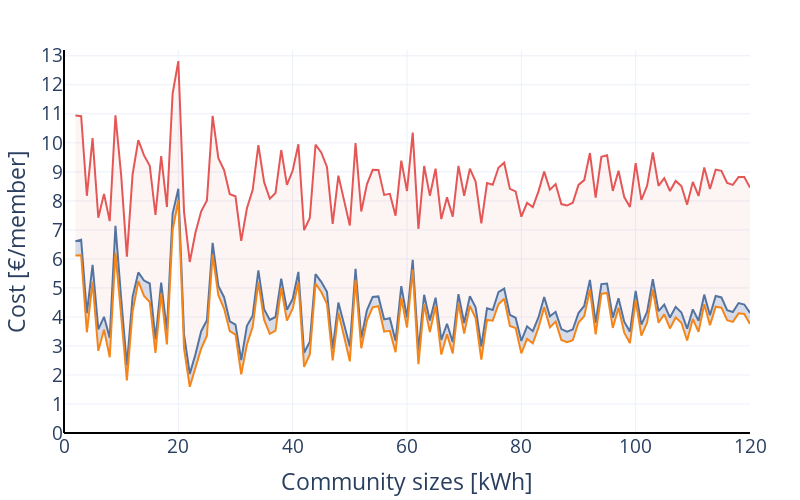

Write notebook code for a chart like this one.
### Code cell
#graph = pd.DataFrame(index=community_sizes, data={"2D": cost_2d,
#                                                  "Perfect": cost_perfect,
#                                                  "PV_only": cost_pvonly})

with open(f'results/_graph_community_size.pickle', 'rb') as handle:
    graph = pickle.load(handle)

graph = graph[graph["PV_only"] < 13]

fig = px.line(graph)

fig.update_traces(line_width=2)
fig.data[-1].update(fill="tonexty", fillcolor="rgba(214, 39, 40, 0.05)")
fig.data[1].update(fill="tonexty", fillcolor="rgba(55, 128, 191, 0.2)")
fig.update_layout(
    layout,
    height=500,
    width=800,
    yaxis_title="Cost [€/member]",
    xaxis_title="Community sizes [kWh]",
    yaxis_range=[0, 13.2],
    xaxis_range=[0, 120],
    yaxis_dtick=1,
    yaxis_showline=False, yaxis_linewidth=2, yaxis_linecolor='black',
    xaxis_showline=False, xaxis_linewidth=2, xaxis_linecolor='black',
    showlegend=False)
fig.show()
fig.write_image(f"results/cost_community_size.svg")

### Figure 1 — Plotly figure (JSON) as saved in the notebook; plotly's stock layout.template omitted (floating-point values rounded to 4 significant figures)
{"data": [{"hovertemplate": "variable=2D<br>index=%{x}<br>value=%{y}<extra></extra>", "legendgroup": "2D", "line": {"color": "#4C78A8", "dash": "solid", "width": 2}, "marker": {"symbol": "circle"}, "mode": "lines", "name": "2D", "orientation": "v", "showlegend": true, "type": "scatter", "x": [2, 3, 4, 5, 6, 7, 8, 9, 10, 11, 12, 13, 14, 15, 16, 17, 18, 19, 20, 21, 22, 23, 24, 25, 26, 27, 28, 29, 30, 31, 32, 33, 34, 35, 36, 37, 38, 39, 40, 41, 42, 43, 44, 45, 46, 47, 48, 49, 50, 51, 52, 53, 54, 55, 56, 57, 58, 59, 60, 61, 62, 63, 64, 65, 66, 67, 68, 69, 70, 71, 72, 73, 74, 75, 76, 77, 78, 79, 80, 81, 82, 83, 84, 85, 86, 87, 88, 89, 90, 91, 92, 93, 94, 95, 96, 97, 98, 99, 100, 101, 102, 103, 104, 105, 106, 107, 108, 109, 110, 111, 112, 113, 114, 115, 116, 117, 118, 119, 120], "xaxis": "x", "y": [6.606, 6.66, 4.127, 5.792, 3.572, 4.003, 3.279, 7.139, 4.635, 2.33, 4.695, 5.535, 5.255, 5.152, 3.227, 5.187, 3.535, 7.564, 8.415, 3.388, 2.038, 2.715, 3.509, 3.891, 6.552, 5.067, 4.681, 3.851, 3.734, 2.509, 3.692, 4.044, 5.607, 4.27, 3.895, 3.998, 5.318, 4.249, 4.615, 5.551, 2.763, 3.145, 5.474, 5.209, 4.864, 2.896, 4.497, 3.722, 2.979, 5.658, 3.273, 4.235, 4.688, 4.708, 3.917, 3.958, 3.177, 5.06, 3.981, 5.968, 2.846, 4.762, 3.873, 4.663, 3.209, 3.764, 3.135, 4.783, 3.793, 4.718, 4.331, 2.981, 4.295, 4.238, 4.857, 4.975, 4.072, 3.971, 3.173, 3.675, 3.508, 3.982, 4.687, 4.023, 4.176, 3.581, 3.495, 3.566, 4.134, 4.378, 5.277, 3.799, 5.131, 5.152, 3.976, 4.643, 3.835, 3.489, 4.898, 3.733, 4.174, 5.3, 4.198, 4.424, 3.977, 4.349, 4.152, 3.596, 4.261, 3.868, 4.769, 4.058, 4.721, 4.673, 4.233, 4.17, 4.479, 4.427, 4.142], "yaxis": "y"}, {"fill": "tonexty", "fillcolor": "rgba(55, 128, 191, 0.2)", "hovertemplate": "variable=Perfect<br>index=%{x}<br>value=%{y}<extra></extra>", "legendgroup": "Perfect", "line": {"color": "#F58518", "dash": "solid", "width": 2}, "marker": {"symbol": "circle"}, "mode": "lines", "name": "Perfect", "orientation": "v", "showlegend": true, "type": "scatter", "x": [2, 3, 4, 5, 6, 7, 8, 9, 10, 11, 12, 13, 14, 15, 16, 17, 18, 19, 20, 21, 22, 23, 24, 25, 26, 27, 28, 29, 30, 31, 32, 33, 34, 35, 36, 37, 38, 39, 40, 41, 42, 43, 44, 45, 46, 47, 48, 49, 50, 51, 52, 53, 54, 55, 56, 57, 58, 59, 60, 61, 62, 63, 64, 65, 66, 67, 68, 69, 70, 71, 72, 73, 74, 75, 76, 77, 78, 79, 80, 81, 82, 83, 84, 85, 86, 87, 88, 89, 90, 91, 92, 93, 94, 95, 96, 97, 98, 99, 100, 101, 102, 103, 104, 105, 106, 107, 108, 109, 110, 111, 112, 113, 114, 115, 116, 117, 118, 119, 120], "xaxis": "x", "y": [6.12, 6.127, 3.47, 5.214, 2.832, 3.562, 2.609, 6.208, 4.041, 1.812, 4.189, 5.231, 4.724, 4.517, 2.762, 4.811, 3.056, 6.991, 8.021, 2.913, 1.593, 2.213, 2.911, 3.352, 6.147, 4.748, 4.288, 3.511, 3.392, 2.025, 3.049, 3.648, 5.197, 3.908, 3.42, 3.53, 4.998, 3.874, 4.283, 5.194, 2.279, 2.708, 5.152, 4.859, 4.453, 2.505, 4.149, 3.329, 2.471, 5.278, 2.92, 3.881, 4.333, 4.37, 3.491, 3.519, 2.786, 4.661, 3.636, 5.63, 2.376, 4.443, 3.478, 4.374, 2.702, 3.404, 2.744, 4.474, 3.425, 4.382, 3.965, 2.527, 3.896, 3.871, 4.438, 4.628, 3.691, 3.618, 2.744, 3.247, 3.091, 3.627, 4.332, 3.641, 3.839, 3.204, 3.132, 3.197, 3.809, 4.024, 4.943, 3.402, 4.799, 4.828, 3.623, 4.314, 3.46, 3.101, 4.575, 3.353, 3.806, 4.949, 3.801, 4.089, 3.604, 3.983, 3.801, 3.19, 3.93, 3.488, 4.437, 3.717, 4.353, 4.32, 3.886, 3.831, 4.123, 4.104, 3.753], "yaxis": "y"}, {"fill": "tonexty", "fillcolor": "rgba(214, 39, 40, 0.05)", "hovertemplate": "variable=PV_only<br>index=%{x}<br>value=%{y}<extra></extra>", "legendgroup": "PV_only", "line": {"color": "#E45756", "dash": "solid", "width": 2}, "marker": {"symbol": "circle"}, "mode": "lines", "name": "PV_only", "orientation": "v", "showlegend": true, "type": "scatter", "x": [2, 3, 4, 5, 6, 7, 8, 9, 10, 11, 12, 13, 14, 15, 16, 17, 18, 19, 20, 21, 22, 23, 24, 25, 26, 27, 28, 29, 30, 31, 32, 33, 34, 35, 36, 37, 38, 39, 40, 41, 42, 43, 44, 45, 46, 47, 48, 49, 50, 51, 52, 53, 54, 55, 56, 57, 58, 59, 60, 61, 62, 63, 64, 65, 66, 67, 68, 69, 70, 71, 72, 73, 74, 75, 76, 77, 78, 79, 80, 81, 82, 83, 84, 85, 86, 87, 88, 89, 90, 91, 92, 93, 94, 95, 96, 97, 98, 99, 100, 101, 102, 103, 104, 105, 106, 107, 108, 109, 110, 111, 112, 113, 114, 115, 116, 117, 118, 119, 120], "xaxis": "x", "y": [10.94, 10.92, 8.176, 10.16, 7.418, 8.241, 7.301, 10.95, 8.88, 6.077, 8.919, 10.1, 9.567, 9.213, 7.513, 9.543, 7.79, 11.7, 12.82, 7.622, 5.895, 6.908, 7.641, 8.01, 10.93, 9.469, 9.061, 8.231, 8.158, 6.621, 7.747, 8.374, 9.92, 8.654, 8.074, 8.273, 9.752, 8.549, 9.046, 9.953, 6.991, 7.414, 9.936, 9.672, 9.167, 7.208, 8.871, 8.039, 7.15, 9.991, 7.635, 8.577, 9.071, 9.068, 8.207, 8.243, 7.49, 9.386, 8.341, 10.35, 7.035, 9.202, 8.179, 9.109, 7.371, 8.121, 7.458, 9.205, 8.175, 9.11, 8.666, 7.227, 8.615, 8.555, 9.144, 9.316, 8.414, 8.327, 7.455, 7.935, 7.786, 8.327, 9.009, 8.386, 8.579, 7.891, 7.839, 7.935, 8.55, 8.716, 9.65, 8.115, 9.517, 9.574, 8.343, 9.039, 8.133, 7.791, 9.302, 8.035, 8.519, 9.667, 8.517, 8.784, 8.339, 8.688, 8.512, 7.872, 8.655, 8.17, 9.151, 8.414, 9.078, 9.036, 8.616, 8.549, 8.823, 8.82, 8.462], "yaxis": "y"}], "layout": {"font": {"size": 19}, "height": 500, "legend": {"title": {"text": "variable"}, "tracegroupgap": 0}, "margin": {"b": 10, "l": 20, "r": 50, "t": 50}, "showlegend": false, "width": 800, "xaxis": {"anchor": "y", "domain": [0, 1], "linecolor": "black", "linewidth": 2, "range": [0, 120], "showline": false, "title": {"text": "Community sizes [kWh]"}, "type": "linear", "zerolinecolor": "black", "zerolinewidth": 2}, "yaxis": {"anchor": "x", "domain": [0, 1], "dtick": 1, "linecolor": "black", "linewidth": 2, "range": [0, 13.2], "showline": false, "title": {"text": "Cost [€/member]"}, "type": "linear", "zerolinecolor": "black", "zerolinewidth": 2}}}
